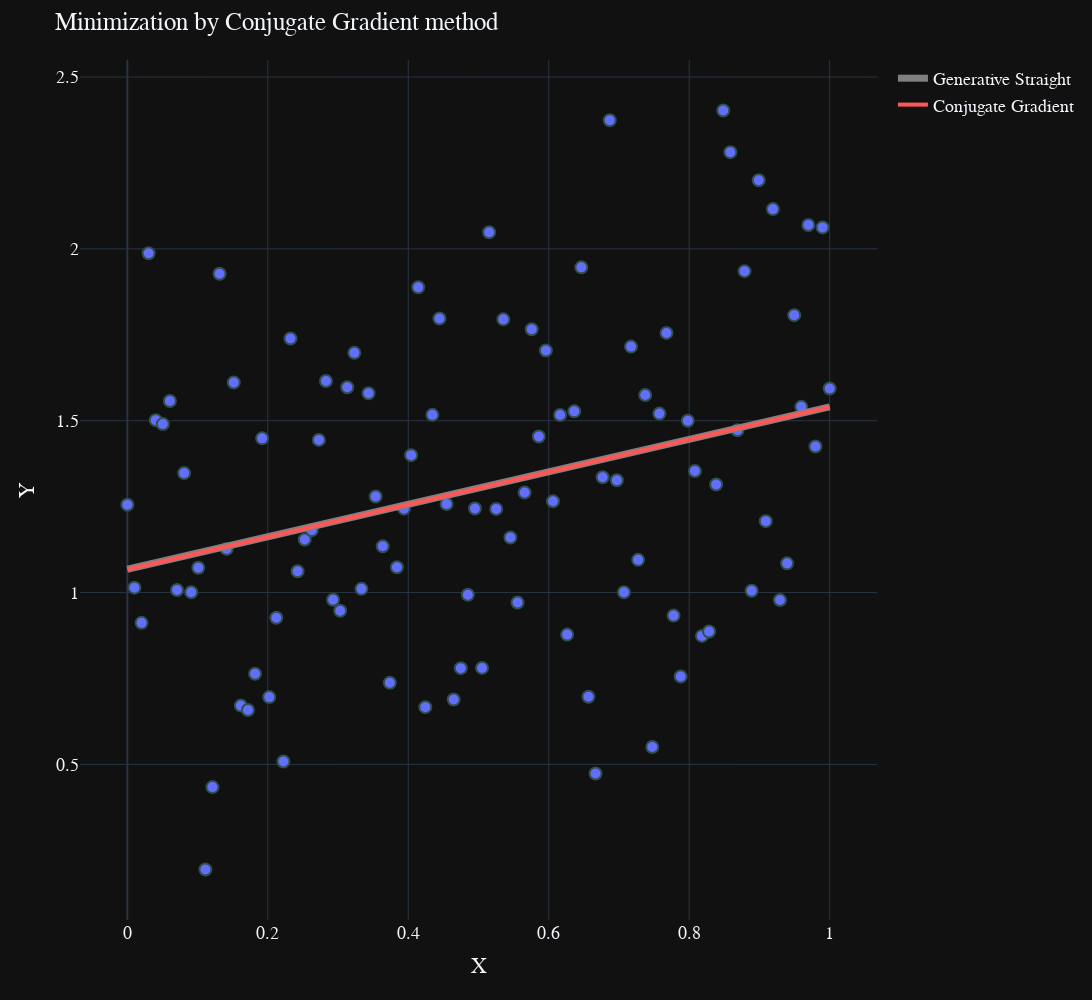

The notebook cell saved with this chart:
### Markdown cell above
# CG
## $F(x, a, b) = ax + b$

### Code cell
def fprime(x_, support_x, support_y):
    return optimize.approx_fprime(x_, function_being_optimized_disc, 10 ** -3, support_x, support_y)

zero_condition = 10 ** -3, 0
res_cg = optimize.minimize(function_being_optimized_disc, zero_condition, method='CG', tol=10 ** -3, jac=fprime, args=(x, y))
a, b = res_cg.x

additional_line_liner_cg =  AdditionalLine(x=x, a=a, b=b, name_method="Conjugate Gradient", width=4, color='#FF5656')
visualize(x=x, y=y, title="Minimization by Conjugate Gradient method", additional_line=additional_line_liner_cg).show()
